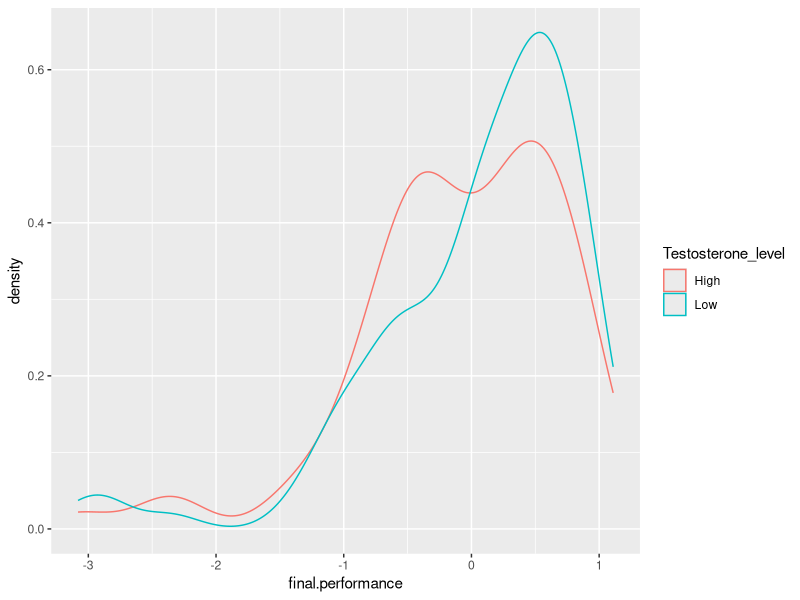
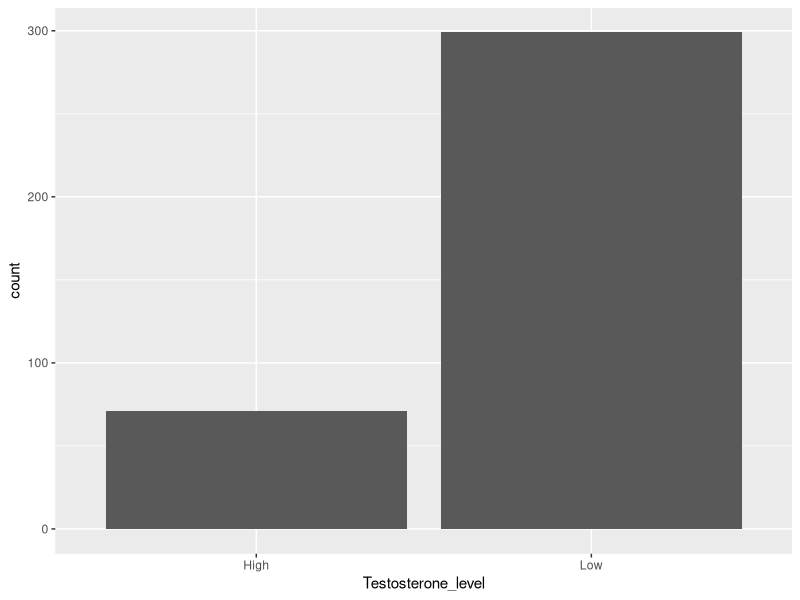

Reproduce these figures in R, in order.
library(tidyverse)

people <- read_csv("Term Project/hormone-diversity-individual.csv")
team <- read_csv("Term Project/hormone-diversity-teams.csv")

full <- people %>%
  full_join(team, by = "team.id")

mean_by_team <- people %>%
  group_by(team.id) %>%
  summarize(mean_test = mean(Testosterone, na.rm = TRUE), .groups = "drop")


sorted <- team %>%
  left_join(mean_by_team, by = "team.id")

men_split <- 200
female_split <- 60

people_cleaned <- people %>%
  left_join(team, by = "team.id") %>% 
  mutate(
    Testosterone_level = case_when(
      Gender == "Male"   & Testosterone > men_split    ~ "High",
      Gender == "Female" & Testosterone > female_split ~ "High",
      TRUE                                                  ~ "Low"
    )
  )


people_cleaned %>%
  ggplot(aes(x = final.performance, color = Testosterone_level)) +
  geom_density()

people_cleaned %>%
  ggplot(aes(x = Testosterone_level)) +
  geom_bar()








